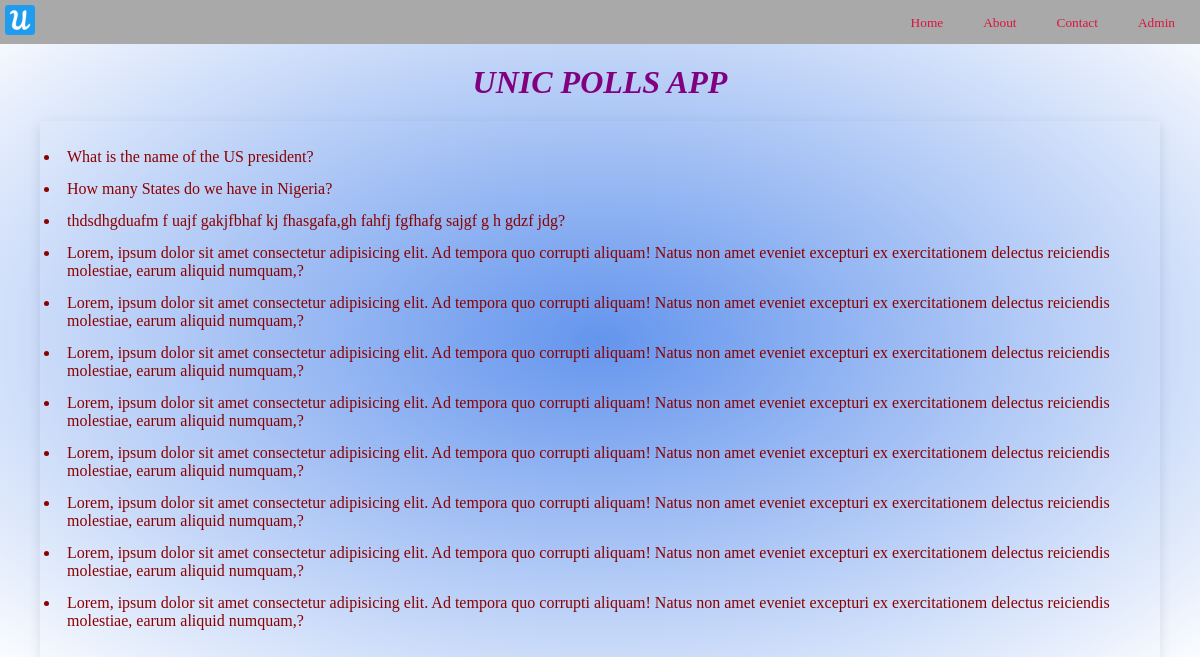
The page / on the database its author committed.
### core/models.py (models this page shows, shortened)
class Question(models.Model):
    question_text = models.CharField(max_length=200)
    pub_date = models.DateTimeField(auto_now_add=True)

### core/views.py (the view)
# urls.py: path('',views.QuestionList.as_view(),name = 'index'),
class QuestionList(generic.ListView):
    queryset = Question.objects.all()
    template_name = 'index.html'

### core/templates/index.html
{% extends 'base.html' %}
{% block content %}
<div>
    <ul class="polls">
        {% for question in question_list %}
        <li><a href="{% url 'detail' question.id %}">{{question.question_text}}?</a></li>
        {% endfor %}
    </ul>
</div>
{% endblock content %}

### core/static/polls.css (style rules this page uses)
* { padding: 0; margin: 0; }
body { background: radial-gradient(cornflowerblue,white); }
a { text-decoration: none; }
.polls { margin: 20px 40px; box-shadow: rgba(0, 0, 0, 0.1) 0px 4px 12px; padding: 20px; }
.polls li { padding: 7px; color:darkred; }
.polls li a { color: darkred; }

### rows shown on the page
Question: question_text "What is the name of the US president"
Question: question_text "How many States do we have in Nigeria"
Question: question_text "thdsdhgduafm f uajf gakjfbhaf kj fhasgafa,gh fahfj fgfhafg sajgf g h gdzf jdg"
Question: question_text "Lorem, ipsum dolor sit amet consectetur adipisicing elit. Ad tempora quo corrupti aliquam! Natus non amet eveniet excepturi ex exercitationem delectus reiciendis molestiae, earum aliquid numquam,"
Question: question_text "Lorem, ipsum dolor sit amet consectetur adipisicing elit. Ad tempora quo corrupti aliquam! Natus non amet eveniet excepturi ex exercitationem delectus reiciendis molestiae, earum aliquid numquam,"
Question: question_text "Lorem, ipsum dolor sit amet consectetur adipisicing elit. Ad tempora quo corrupti aliquam! Natus non amet eveniet excepturi ex exercitationem delectus reiciendis molestiae, earum aliquid numquam,"
Question: question_text "Lorem, ipsum dolor sit amet consectetur adipisicing elit. Ad tempora quo corrupti aliquam! Natus non amet eveniet excepturi ex exercitationem delectus reiciendis molestiae, earum aliquid numquam,"
Question: question_text "Lorem, ipsum dolor sit amet consectetur adipisicing elit. Ad tempora quo corrupti aliquam! Natus non amet eveniet excepturi ex exercitationem delectus reiciendis molestiae, earum aliquid numquam,"
Question: question_text "Lorem, ipsum dolor sit amet consectetur adipisicing elit. Ad tempora quo corrupti aliquam! Natus non amet eveniet excepturi ex exercitationem delectus reiciendis molestiae, earum aliquid numquam,"
Question: question_text "Lorem, ipsum dolor sit amet consectetur adipisicing elit. Ad tempora quo corrupti aliquam! Natus non amet eveniet excepturi ex exercitationem delectus reiciendis molestiae, earum aliquid numquam,"
Question: question_text "Lorem, ipsum dolor sit amet consectetur adipisicing elit. Ad tempora quo corrupti aliquam! Natus non amet eveniet excepturi ex exercitationem delectus reiciendis molestiae, earum aliquid numquam,"
